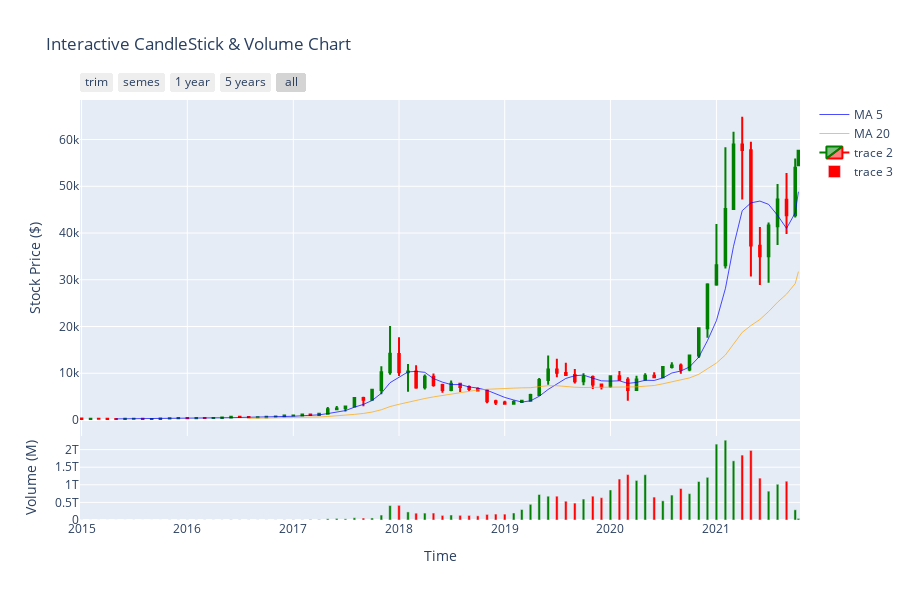

Notebook cell for this chart:
### Markdown cell above
Luego, se creó la función _graficar_datos_ con el fin de poder visualizar las carácterística de la serie de tiempo (tendencia,estacionalidad,ciclos y aleatoriedad) con el fin de junto otras visualizaciones (histogramas, boxplots) poder tener un pequeño análisis estadístico descriptivo de tipo de activo elegido

### Code cell
ts.graficar_datos(data)
